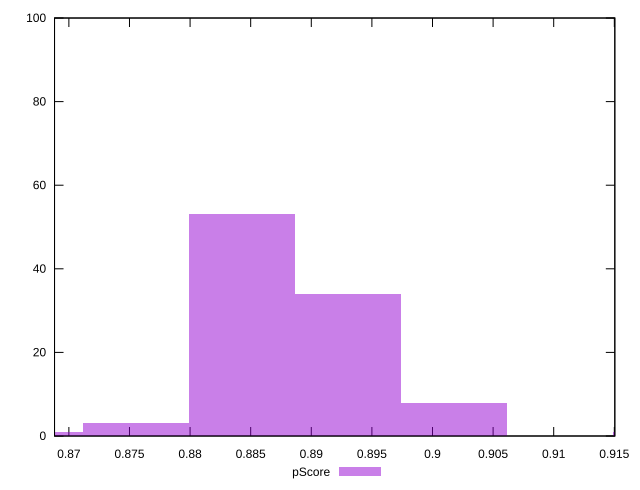

Generate this figure with gnuplot:
reset

$pScore <<EOF
0.8930217290287882 34
0.8842666140383099 53
0.9192870740002231 1
0.9017768440192665 8
0.8755114990478315 3
0.8667563840573532 1
EOF

set key outside below
set boxwidth 0.008755114990478315
set xrange [0.8688166049925302:0.9150423499734341]
set yrange [0:100]
set trange [0:100]
set style fill transparent solid 0.5 noborder
set terminal svg size 640, 490 enhanced background rgb 'white'
set output "report_00009_2021-02-08T22-37-41.559Z/first-contentful-paint/samples/pages+cached+noadtech+nomedia/pScore/histogram.svg"

plot $pScore title "pScore" with boxes

reset
